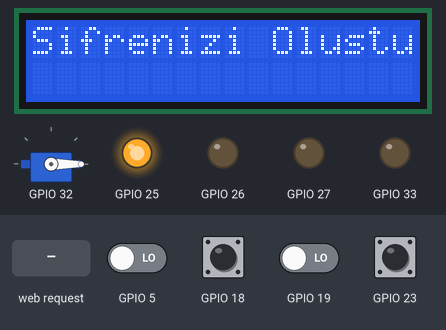
This program was run on a simulated ESP32. Shown: 16×2 character LCD, servo, output pins drawn as LEDs (lit = HIGH). The inputs (shaded band) are chosen by the test bench; at power-on: GPIO 18, GPIO 23 HIGH, GPIO 5, GPIO 19 LOW. WiFi joins after 1.5 s; servers stay silent unless stated; EEPROM starts erased; what the program prints to the serial monitor is not drawn.

Above: at 3.2 s.
3.3 s: HTTP request GET /kontrol received
At 5.3 s:
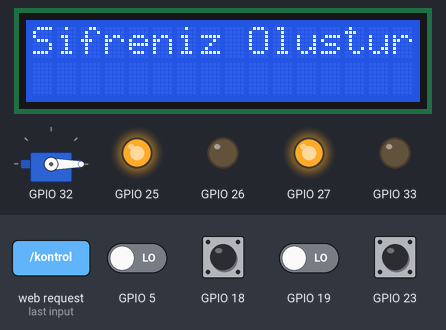
6.3 s: HTTP request GET /kontrol?sifre=1 received
At 7.7 s:
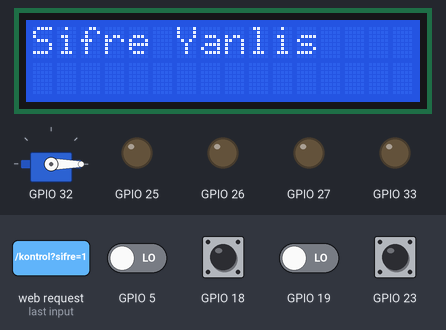
9.3 s: GPIO 18 pulsed LOW 5 times (0.12 s each, 0.3 s apart)
At 12.3 s:
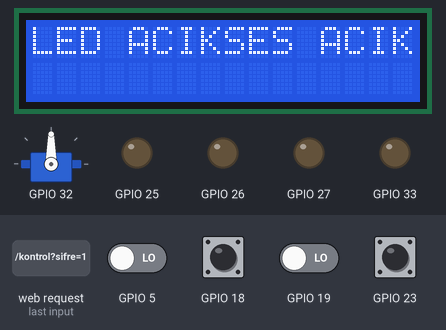
12.4 s: GPIO 5 driven HIGH
At 15.19 s:
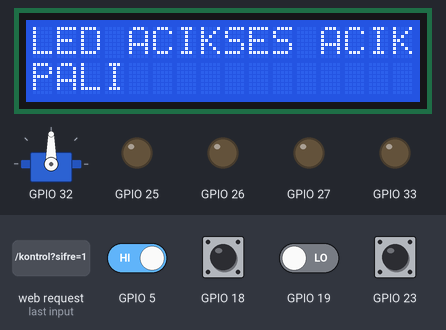
15.4 s: GPIO 5 driven LOW
At 15.8 s:
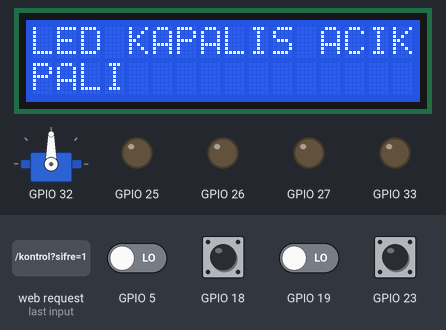
18.4 s: HTTP request GET /kontrol?sifre=0 received
At 18.8 s:
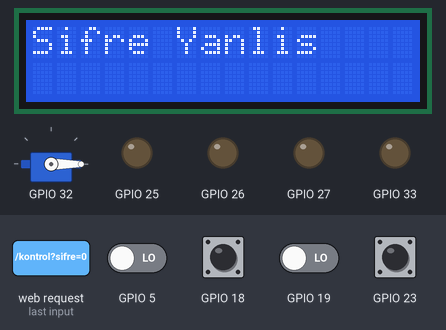
Timing chart, 0 to 21.4 s (numbered marks = the images above; inputs shaded):
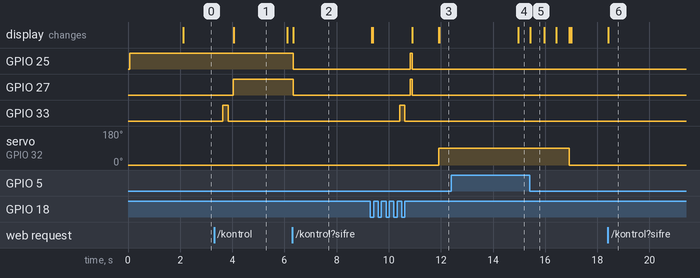

Measured:
- after the input at 3.3 s, GPIO 27: LOW → HIGH after 0.74 s; GPIO 33: LOW → HIGH after 0.34 s, → LOW 0.20 s later; the display: changes after 0.75 s (image 1)
- after the input at 6.3 s, GPIO 25, GPIO 27: HIGH → LOW at once; the display: changes at once (image 2)
- after the input at 9.3 s, GPIO 25, GPIO 27: LOW → HIGH after 1.5 s, → LOW 0.08 s later; GPIO 33: LOW → HIGH after 1.1 s, → LOW 0.20 s later; servo on GPIO 32: 0° → 90° after 2.6 s; the display: first differs from a run without the input after 1.6 s (image 3 shows a later state)
- after the input at 12.4 s, the display: changes after 2.6 s (image 4)
- after the input at 15.4 s, the display: changes at once (image 5)
- after the input at 18.4 s, the display: changes at once (image 6)
- what the display in image 1 shows lasts 2.0 s, from 4.1 s to 6.1 s

The program:

main.cpp
```cpp
#include <Arduino.h>
#include "efe_lib.h"
#include <ESP32Servo.h>
#include <LiquidCrystal_I2C.h>
#include <Preferences.h>
#include <WiFi.h>
#include <WebServer.h>

WebServer sunucu(80);

TaskHandle_t task1;

TaskHandle_t task2;

LiquidCrystal_I2C lcd (0x27,16,2);

Safe_State kasa_durumu = GIRIS;

Pins pinler(27,26,25,23,18,32,33,19,5,21,22);

Servo_State servo_durumu = LOCKED;

Servo myservo;

uint8_t durum = 0;

Password asil;

Password other;

unsigned long ses_btn=0;

unsigned long renk_btn=0;

unsigned long acik_suresi=0;

const unsigned long BTN_BEKLE = 1000;

const unsigned long KASA_BEKLE = 5000;

void TaskKasa(void *pvParameters);

void TaskWiFi(void *pvParameters); //bu parametreler bir kutu ama içleri null

const char index_html[] PROGMEM = R"rawliteral(
    <!DOCTYPE HTML><html>
    <head>
    <title>AKILLI KASA v4</title>
  <meta name="viewport" content="width=device-width, initial-scale=1">
  <style>
    body { background-color: #121212; color: #ffffff; font-family: Arial, sans-serif; text-align: center; margin: 0; padding: 20px; }
    h2 { color: #03dac6; margin-bottom: 20px; }

    /* Şifre Ekranı */
    #sifreKutusu {
      font-size: 30px; padding: 15px; width: 80%; text-align: center;
      background-color: #1e1e1e; color: #03dac6; border: 2px solid #333;
      border-radius: 10px; margin-bottom: 20px; letter-spacing: 5px;
    }

    /* Tuşlar */
    .grid-container {
      display: grid; grid-template-columns: auto auto auto; gap: 10px;
      max-width: 400px; margin: auto;
    }
    .btn {
      background-color: #333; color: white; border: none;
      padding: 20px; font-size: 24px; border-radius: 10px; cursor: pointer;
      box-shadow: 0 4px #000; active: box-shadow: 0 2px #000; transform: translateY(2px);
    }
    .btn:active { background-color: #555; transform: translateY(4px); box-shadow: 0 0 #000; }

    /* Özel Tuşlar */
    .btn-sil { background-color: #cf6679; color: black; }
    .btn-gonder { grid-column: span 3; background-color: #03dac6; color: black; font-weight: bold; }
  </style>
</head>
<body>

  <h2>🔒 KASA KUMANDASI</h2>

  <form action="/kontrol" method="GET" id="kasaForm">
    <input type="password" id="sifreKutusu" name="sifre" readonly placeholder="****">
    <br>

    <div class="grid-container">
      <button type="button" class="btn" onclick="tus('1')">1</button>
      <button type="button" class="btn" onclick="tus('2')">2</button>
      <button type="button" class="btn" onclick="tus('3')">3</button>

      <button type="button" class="btn" onclick="tus('4')">4</button>
      <button type="button" class="btn" onclick="tus('5')">5</button>
      <button type="button" class="btn" onclick="tus('6')">6</button>

      <button type="button" class="btn" onclick="tus('7')">7</button>
      <button type="button" class="btn" onclick="tus('8')">8</button>
      <button type="button" class="btn" onclick="tus('9')">9</button>

      <button type="button" class="btn btn-sil" onclick="tus('C')">SIL</button>
      <button type="button" class="btn" onclick="tus('0')">0</button>
      <button type="button" class="btn" onclick="tus('R')">RESET</button> <button type="submit" class="btn btn-gonder">KILIDI AC</button>
    </div>
  </form>

  <script>
    function tus(deger) {
      var kutu = document.getElementById("sifreKutusu");
      if(deger == 'C') {
        kutu.value = "";
      } else if(deger == 'R') {
         // Reset özelliği eklenebilir
      } else {
        if(kutu.value.length < 4) { // Max 4 hane
           kutu.value += deger;
        }
      }
    }
  </script>
</body>
</html>
)rawliteral";


void handleAnaSayfa(){

    sunucu.send(200,"text/html",index_html);

}

void handleKontrol(){

    String WebSifre =sunucu.arg("sifre");

    Serial.print("Webden gelen sifre: ");

    Serial.println(WebSifre);

    if(kasa_durumu==GIRIS){

        asil.setwebpassword(WebSifre);

        kasa_durumu=YENI_GIRIS;

        sunucu.send(200, "text/html", "<h1>SIFRE OLUSTURULDU!</h1><meta http-equiv='refresh' content='2;url=/'>");

    }

    else{

        if(asil.checkwebpassword(WebSifre)){

            kasa_durumu=ACIK;

            sunucu.send(200, "text/html", "<h1>SIFRE DOGRU!</h1><meta http-equiv='refresh' content='2;url=/'>");
        }

        else{

            kasa_durumu=KILITLI;

            sunucu.send(200, "text/html", "<h1>YANLIS SIFRE!</h1><meta http-equiv='refresh' content='2;url=/'>");

        }

    }

    vTaskDelay(10);

}

void setup(){

    asil.loadPassword();

    durum=asil.loadSettings();

    Serial.begin(115200);

    lcd.init();

    lcd.backlight();

    pinler.begin(&myservo);

    servo_kontrol(&myservo,LOCKED);

    renk_ayar(&pinler,0,0,255,&durum);

    durum|=SES_ACIK;//0000 0001

    durum|=LED_ACIK;//0000 0001

    lcd.setCursor(0,0);

    lcd.println("Sistem Basliyor");

    delay(2000);

    lcd.clear();

    xTaskCreatePinnedToCore(
        TaskKasa,
        "TaskKasa",
        10000,
        NULL,
        1,
        &task1,
        1
    );

    xTaskCreatePinnedToCore(
        TaskWiFi,
        "TaskWiFi",
        10000,
        NULL,
        1,
        &task2,
        0
    );


}

void loop(){

    vTaskDelay(1000);

}
void TaskKasa(void *pvParameters){
for(;;){

        unsigned long su_an = millis();

    if(digitalRead(pinler.getled_pin())==LOW && (su_an - renk_btn >BTN_BEKLE)){
        durum^=LED_ACIK;// 0000 0000
        lcd.setCursor(0,0);
        if(durum & LED_ACIK) {
            lcd.print("LED ACIK");
        }
        else{
            lcd.print("LED KAPALI");

        }
        renk_btn=su_an;

        asil.saveSettings(durum);


    }
    if(digitalRead(pinler.getSes_pin())==LOW && (su_an - ses_btn > BTN_BEKLE)){
        durum^=SES_ACIK; //0000 0000
        if(durum & SES_ACIK) {
            lcd.print("SES ACIK");
        }
        else{
            lcd.print("SES KAPALI");

        }

        ses_btn=su_an;

        asil.saveSettings(durum);

    }

    switch (kasa_durumu)
    {
    case GIRIS:
        lcd.setCursor(0,0);
        lcd.print("Sifrenizi Olusturunuz");
        asil.password_begin(&pinler,kasa_durumu,YENI_GIRIS);

        if(kasa_durumu==YENI_GIRIS){
            ses_cal(&pinler,1,&durum);
            renk_ayar(&pinler,255,0,255,&durum);
            lcd.setCursor(0,0);
            lcd.print("Sifreniz Olusturuldu");
            delay(2000);
        }
        break;

    case YENI_GIRIS:
        lcd.setCursor(0,0);
        lcd.print("Sifrenizi Giriniz");
        other.password_begin(&pinler,kasa_durumu,KONTROL);
        if(kasa_durumu==KONTROL){
            ses_cal(&pinler,1,&durum);
            renk_ayar(&pinler,255,0,255,&durum);
            lcd.setCursor(0,0);
            lcd.print("Sifreniz Kontrol Ediliyor");

        }
        break;

    case KONTROL:
        lcd.clear();
        lcd.setCursor(0,0);
        lcd.print("Sifre Kontrol Ediliyor..");
        renk_ayar(&pinler,255,255,0,&durum);
        delay(1000);
        if(asil.password_check(other)==1){
            kasa_durumu=ACIK;
            lcd.clear();
            lcd.setCursor(0,0);
            lcd.print("Sifre Dogru");

            servo_kontrol(&myservo,OPEN);
            renk_ayar(&pinler,0,255,0,&durum);
            ses_cal(&pinler,1,&durum);

            acik_suresi=millis();

        }
        else{
            kasa_durumu=KILITLI;
        }
        lcd.clear();
        break;

    case ACIK:

        if(millis() - acik_suresi >KASA_BEKLE){
            kasa_durumu=YENI_GIRIS;
            servo_kontrol(&myservo,LOCKED);
            lcd.clear();
        }
        break;

    case KILITLI:
        lcd.clear();
        lcd.setCursor(0,0);
        lcd.print("Sifre Yanlis");
        servo_kontrol(&myservo,LOCKED);
        renk_ayar(&pinler,255,0,0,&durum);
        delay(3000);
        lcd.clear();
        kasa_durumu=YENI_GIRIS;
        break;
    default:
        break;
    }
    vTaskDelay(10);
    }
}


void TaskWiFi(void *pvParameters){


    WiFi.mode(WIFI_STA);

    WiFi.begin("WIFI NAME","WIFI PASSWORD");

    while(WiFi.status() != WL_CONNECTED){

        vTaskDelay(500);

        Serial.print(".");

    }

    Serial.println(WiFi.localIP());

    sunucu.on("/",handleAnaSayfa);

    sunucu.on("/kontrol", handleKontrol);

    sunucu.begin();

    for(;;){

        sunucu.handleClient();

        vTaskDelay(5);


    }


}
```
